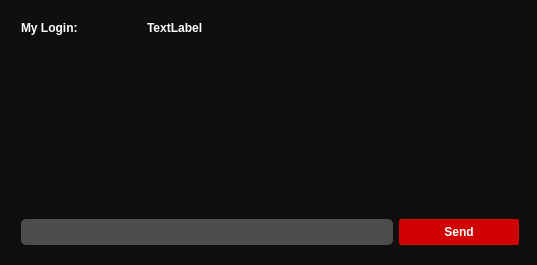
<?xml version="1.0" encoding="UTF-8"?>
<ui version="4.0">
 <class>MessengerClass</class>
 <widget class="QMainWindow" name="MessengerClass">
  <property name="geometry">
   <rect>
    <x>0</x>
    <y>0</y>
    <width>537</width>
    <height>265</height>
   </rect>
  </property>
  <property name="windowTitle">
   <string>Messenger</string>
  </property>
  <widget class="QWidget" name="centralWidget">
   <property name="styleSheet">
    <string notr="true">/*-----QWidget-----*/
QWidget
{
	background-color: #0f0f0f;
	color: #fff;
	border-color: #000000;

}


/*-----QLabel-----*/
QLabel
{
	background-color: transparent;
	color: #fff;
	font-weight: bold;
	border-color: #000000;

}


/*-----QPushButton-----*/
QPushButton
{
	background-color: #d10000;
	color: #fff;
	font-weight: bold;
	border: 1px solid #d10000;  
	border-radius: 2px;
	padding: 5px;

}


QPushButton::hover
{
	background-color: #ad0000;
	color: #fff;

}


QPushButton::pressed
{
	background-color: #e00000;
	color: #fff;

}


/*-----QToolButton-----*/
QToolButton
{
	background-color: transparent;
	color: #000000;
	border-style: solid;
	border-color: #000000;

}


QToolButton::hover
{
	background-color: #d10000;
	color: #000000;
	border-radius: 15px;
	border-color: #d10000;

}


QToolButton::pressed
{
	background-color: #d10000;
	color: #000000;
	border-style: solid;
	border-width: 0px;

}


/*-----QLineEdit-----*/
QLineEdit{
	background-color: #4d4d4d;
	color: #fff;
	font-weight: bold;
	border-style: solid;
	border-radius: 5px;
	padding: 5px;

}


/*-----QCheckBox-----*/
QCheckBox
{
	background-color: transparent;
	color: #b9b9bb;
	font-weight: bold;

}


QCheckBox::indicator
{
    color: #b1b1b1;
    background-color: #00111d;
    border: 1px solid #d10000;
    width: 12px;
    height: 12px;

}


QCheckBox::indicator:checked
{
    image:url(&quot;./ressources/check.png&quot;); /*To replace*/
	background-color: #d10000;
    border: 1px solid #d10000;

}


QCheckBox::indicator:unchecked:hover
{
    border: 1px solid #ff0000;

}


QCheckBox::disabled
{
	color: #656565;

}


QCheckBox::indicator:disabled
{
	background-color: #656565;
	color: #656565;
    border: 1px solid #656565;

}
</string>
   </property>
   <widget class="QWidget" name="layoutWidget">
    <property name="geometry">
     <rect>
      <x>10</x>
      <y>10</y>
      <width>520</width>
      <height>246</height>
     </rect>
    </property>
    <layout class="QGridLayout" name="gridLayout">
     <item row="0" column="0">
      <widget class="QLabel" name="textLabel">
       <property name="text">
        <string>My Login:</string>
       </property>
      </widget>
     </item>
     <item row="0" column="1">
      <widget class="QLabel" name="lbl_my_login">
       <property name="text">
        <string>TextLabel</string>
       </property>
      </widget>
     </item>
     <item row="1" column="0" colspan="2">
      <widget class="QListWidget" name="list_friends"/>
     </item>
     <item row="1" column="2" colspan="2">
      <widget class="QTextBrowser" name="textBrowser"/>
     </item>
     <item row="2" column="0" colspan="3">
      <widget class="QLineEdit" name="le_message"/>
     </item>
     <item row="2" column="3">
      <widget class="QPushButton" name="btn_send">
       <property name="text">
        <string>Send</string>
       </property>
      </widget>
     </item>
    </layout>
   </widget>
  </widget>
 </widget>
 <layoutdefault spacing="6" margin="11"/>
 <resources/>
 <connections>
  <connection>
   <sender>list_friends</sender>
   <signal>itemClicked(QListWidgetItem*)</signal>
   <receiver>MessengerClass</receiver>
   <slot>user_selected(QListWidgetItem*)</slot>
   <hints>
    <hint type="sourcelabel">
     <x>94</x>
     <y>80</y>
    </hint>
    <hint type="destinationlabel">
     <x>129</x>
     <y>38</y>
    </hint>
   </hints>
  </connection>
  <connection>
   <sender>btn_send</sender>
   <signal>clicked()</signal>
   <receiver>MessengerClass</receiver>
   <slot>send_message()</slot>
   <hints>
    <hint type="sourcelabel">
     <x>451</x>
     <y>288</y>
    </hint>
    <hint type="destinationlabel">
     <x>487</x>
     <y>321</y>
    </hint>
   </hints>
  </connection>
 </connections>
 <slots>
  <slot>user_selected(QListWidgetItem*)</slot>
  <slot>send_message()</slot>
 </slots>
</ui>
